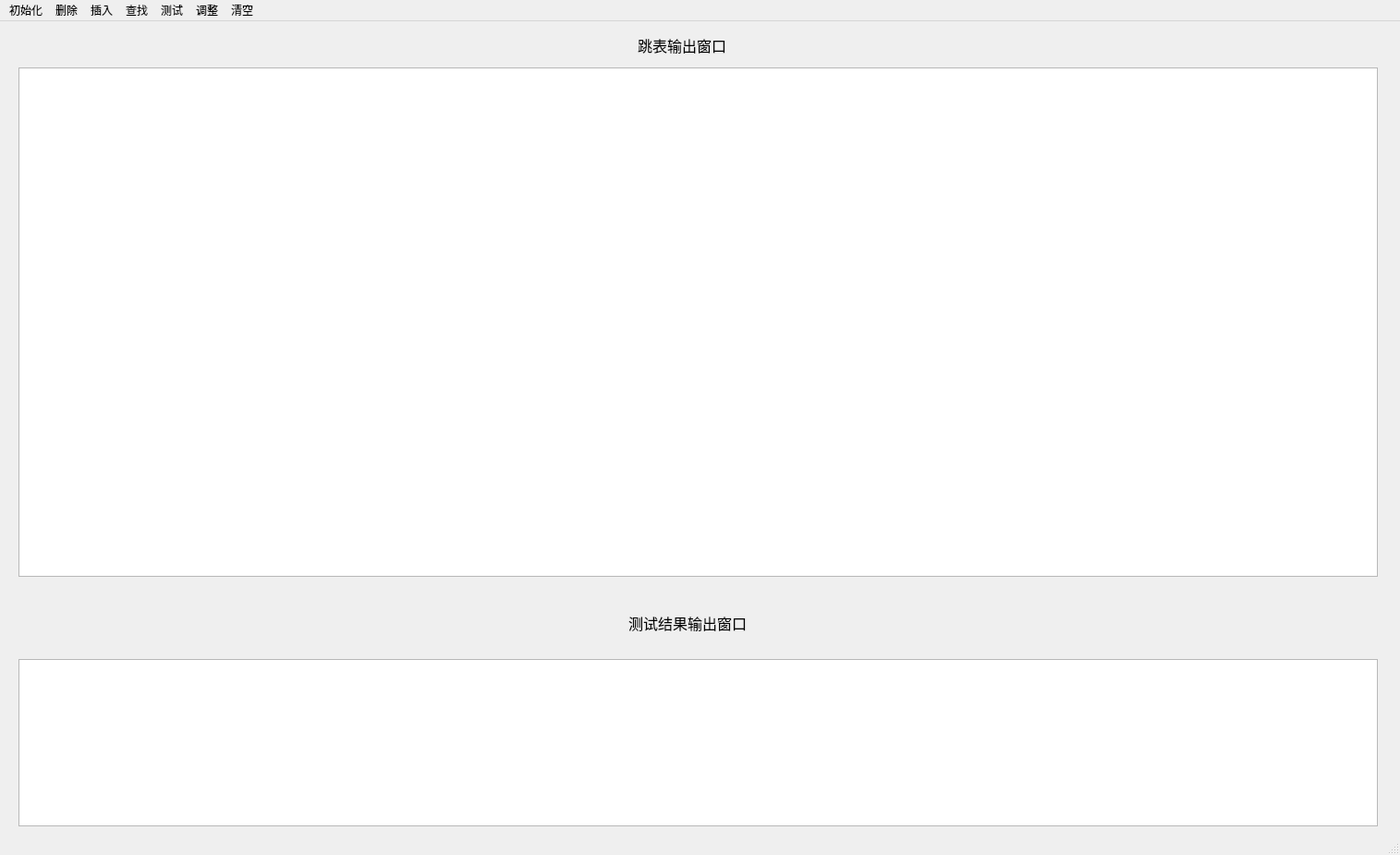
<?xml version="1.0" encoding="UTF-8"?>
<ui version="4.0">
 <class>MainWindow</class>
 <widget class="QMainWindow" name="MainWindow">
  <property name="geometry">
   <rect>
    <x>0</x>
    <y>0</y>
    <width>1515</width>
    <height>925</height>
   </rect>
  </property>
  <property name="windowTitle">
   <string>MainWindow</string>
  </property>
  <widget class="QWidget" name="centralWidget">
   <widget class="QPlainTextEdit" name="plainTextEdit">
    <property name="geometry">
     <rect>
      <x>20</x>
      <y>50</y>
      <width>1471</width>
      <height>551</height>
     </rect>
    </property>
    <property name="font">
     <font>
      <family>Arial</family>
      <pointsize>10</pointsize>
     </font>
    </property>
    <property name="lineWrapMode">
     <enum>QPlainTextEdit::NoWrap</enum>
    </property>
   </widget>
   <widget class="QPlainTextEdit" name="textEdit">
    <property name="geometry">
     <rect>
      <x>20</x>
      <y>690</y>
      <width>1471</width>
      <height>181</height>
     </rect>
    </property>
   </widget>
   <widget class="QLabel" name="label">
    <property name="geometry">
     <rect>
      <x>690</x>
      <y>10</y>
      <width>141</width>
      <height>31</height>
     </rect>
    </property>
    <property name="font">
     <font>
      <family>Arial</family>
      <pointsize>12</pointsize>
     </font>
    </property>
    <property name="text">
     <string>跳表输出窗口</string>
    </property>
   </widget>
   <widget class="QLabel" name="label_2">
    <property name="geometry">
     <rect>
      <x>680</x>
      <y>630</y>
      <width>171</width>
      <height>41</height>
     </rect>
    </property>
    <property name="font">
     <font>
      <family>Arial</family>
      <pointsize>12</pointsize>
     </font>
    </property>
    <property name="text">
     <string>测试结果输出窗口</string>
    </property>
   </widget>
  </widget>
  <widget class="QMenuBar" name="menuBar">
   <property name="geometry">
    <rect>
     <x>0</x>
     <y>0</y>
     <width>1515</width>
     <height>26</height>
    </rect>
   </property>
   <widget class="QMenu" name="menu">
    <property name="title">
     <string>删除</string>
    </property>
    <addaction name="actEarse"/>
    <addaction name="actEarseMin"/>
    <addaction name="actEarseMax"/>
    <addaction name="actClear"/>
   </widget>
   <widget class="QMenu" name="menu_2">
    <property name="title">
     <string>初始化</string>
    </property>
    <addaction name="actInitiate"/>
    <addaction name="actRandomIni"/>
   </widget>
   <widget class="QMenu" name="menu_3">
    <property name="title">
     <string>插入</string>
    </property>
    <addaction name="actInsertOnly"/>
    <addaction name="actInsert"/>
   </widget>
   <widget class="QMenu" name="menu_4">
    <property name="title">
     <string>查找</string>
    </property>
    <addaction name="actSearch"/>
   </widget>
   <widget class="QMenu" name="menu_5">
    <property name="title">
     <string>测试</string>
    </property>
    <addaction name="actTestStart"/>
    <addaction name="actTestStop"/>
    <addaction name="actDsize"/>
   </widget>
   <widget class="QMenu" name="menu_6">
    <property name="title">
     <string>清空</string>
    </property>
    <addaction name="actClearListShow"/>
    <addaction name="acClearTestShow"/>
   </widget>
   <widget class="QMenu" name="menu_7">
    <property name="title">
     <string>调整</string>
    </property>
    <addaction name="actAdjust"/>
   </widget>
   <addaction name="menu_2"/>
   <addaction name="menu"/>
   <addaction name="menu_3"/>
   <addaction name="menu_4"/>
   <addaction name="menu_5"/>
   <addaction name="menu_7"/>
   <addaction name="menu_6"/>
  </widget>
  <widget class="QStatusBar" name="statusBar"/>
  <action name="actInitiate">
   <property name="text">
    <string>初始化</string>
   </property>
   <property name="toolTip">
    <string>初始化调表</string>
   </property>
  </action>
  <action name="actInsertOnly">
   <property name="text">
    <string>插入单个元素</string>
   </property>
   <property name="toolTip">
    <string>插入单个元素</string>
   </property>
  </action>
  <action name="actEarse">
   <property name="text">
    <string>删除指定元素</string>
   </property>
   <property name="toolTip">
    <string>删除</string>
   </property>
  </action>
  <action name="actSearch">
   <property name="text">
    <string>查找指定元素</string>
   </property>
   <property name="toolTip">
    <string>查找指定元素</string>
   </property>
  </action>
  <action name="actClear">
   <property name="text">
    <string>删除跳表</string>
   </property>
   <property name="toolTip">
    <string>删除整个跳表</string>
   </property>
  </action>
  <action name="actEarseMin">
   <property name="text">
    <string>删除最小</string>
   </property>
   <property name="toolTip">
    <string>删除关键字最小的元素</string>
   </property>
  </action>
  <action name="actEarseMax">
   <property name="text">
    <string>删除最大</string>
   </property>
   <property name="toolTip">
    <string>删除关键字最大的元素</string>
   </property>
  </action>
  <action name="actRandomIni">
   <property name="text">
    <string>随机初始化</string>
   </property>
   <property name="toolTip">
    <string>随机初始化跳表</string>
   </property>
  </action>
  <action name="actInsert">
   <property name="text">
    <string>插入多个元素</string>
   </property>
  </action>
  <action name="actTestStart">
   <property name="text">
    <string>开始时间测试</string>
   </property>
   <property name="toolTip">
    <string>开始跳表操作时间测试</string>
   </property>
  </action>
  <action name="actTestStop">
   <property name="text">
    <string>结束时间测试</string>
   </property>
   <property name="toolTip">
    <string>结束跳表操作时间测试</string>
   </property>
  </action>
  <action name="actClearListShow">
   <property name="text">
    <string>清空跳表显示框</string>
   </property>
   <property name="toolTip">
    <string>清空跳表显示框</string>
   </property>
  </action>
  <action name="acClearTestShow">
   <property name="text">
    <string>清空测试数据显示框</string>
   </property>
   <property name="toolTip">
    <string>清空测试数据显示框</string>
   </property>
  </action>
  <action name="actAdjust">
   <property name="text">
    <string>重新调整跳表</string>
   </property>
   <property name="toolTip">
    <string>重新严格初始化跳表</string>
   </property>
  </action>
  <action name="actDsize">
   <property name="text">
    <string>节点数量</string>
   </property>
   <property name="toolTip">
    <string>查询节点数量</string>
   </property>
  </action>
 </widget>
 <layoutdefault spacing="6" margin="11"/>
 <resources/>
 <connections>
  <connection>
   <sender>acClearTestShow</sender>
   <signal>triggered()</signal>
   <receiver>textEdit</receiver>
   <slot>clear()</slot>
   <hints>
    <hint type="sourcelabel">
     <x>-1</x>
     <y>-1</y>
    </hint>
    <hint type="destinationlabel">
     <x>670</x>
     <y>125</y>
    </hint>
   </hints>
  </connection>
  <connection>
   <sender>actClearListShow</sender>
   <signal>triggered()</signal>
   <receiver>plainTextEdit</receiver>
   <slot>clear()</slot>
   <hints>
    <hint type="sourcelabel">
     <x>-1</x>
     <y>-1</y>
    </hint>
    <hint type="destinationlabel">
     <x>670</x>
     <y>465</y>
    </hint>
   </hints>
  </connection>
 </connections>
</ui>
